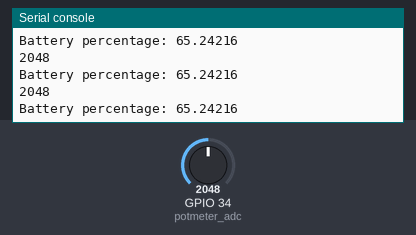
The program below on a simulated ESP32 board running MicroPython. Parts: the last lines printed to the serial console. The inputs (shaded band) are chosen by the test bench; at power-on: GPIO 34 (potmeter_adc) = 2048 (analog values on the 0–4095 scale).

Above: at 1.2 s.
1.3 s: GPIO 34 (potmeter_adc) set to 1228
At 1.56 s:
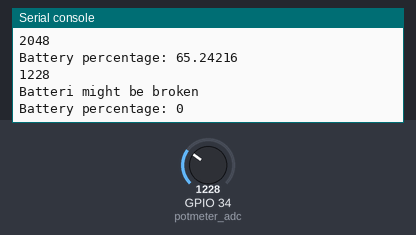
3.1 s: GPIO 34 (potmeter_adc) set to 491
At 3.37 s:
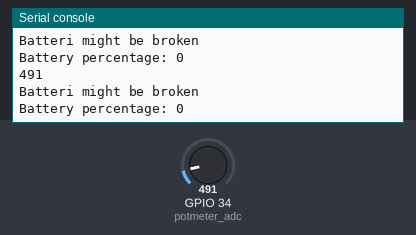
Timing chart, 0 to 6.1 s (numbered marks = the images above; inputs shaded):
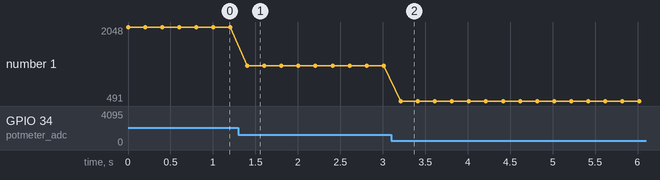

The program:

Batteriprocentm_ler_l_sningsforslag.py
```python
from machine import ADC, Pin, PWM
from time import sleep

potmeter_adc=ADC(Pin(34))
potmeter_adc.atten(ADC.ATTN_11DB)

print("Potmeter test, PWM on LED1\n")

U2=4 # Y2
adc2 = 2175 # x2
U1 = 3 #y1
adc1 = 1590 #x1

a=(U2-U1)/(adc2-adc1) #0.0016-0.0017
b=U2-a*adc2 # 0.3

def batt_voltage(adc_val):
    u_batt=a*adc_val + b
    return u_batt

def batt_percentage(u_batt):
    without_offset = u_batt-3.0
    normalized = without_offset / 1.2 # 4.2V-3.0V = 1.2V
    percentage = normalized*100
    return percentage

while True:
    val=potmeter_adc.read()
    print(val)

    U_adc = val*3.3/4096
    U_batt=batt_voltage(val)
    Batt_percentage = batt_percentage(U_batt)
    if Batt_percentage>100:
        Batt_percentage=100
    elif Batt_percentage<0:
        print('Batteri might be broken')
        Batt_percentage=0
    print(f"Battery percentage: {Batt_percentage}")
    sleep(0.2)
```

Measured:
- after the input at 1.3 s, the serial console: prints a new line after 0.10 s (image 1)
- after the input at 3.1 s, the serial console: prints a new line after 0.11 s (image 2)
- plotted number 1: 2048 → 1228 after the input at 1.3 s, 1228 → 491 after the input at 3.1 s
